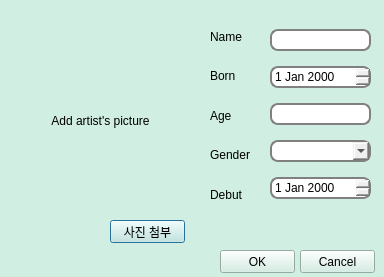
<?xml version="1.0" encoding="UTF-8"?>
<ui version="4.0">
 <class>AddSingerWidget</class>
 <widget class="QDialog" name="AddSingerWidget">
  <property name="geometry">
   <rect>
    <x>0</x>
    <y>0</y>
    <width>384</width>
    <height>277</height>
   </rect>
  </property>
  <property name="palette">
   <palette>
    <active>
     <colorrole role="WindowText">
      <brush brushstyle="SolidPattern">
       <color alpha="255">
        <red>0</red>
        <green>0</green>
        <blue>0</blue>
       </color>
      </brush>
     </colorrole>
     <colorrole role="Button">
      <brush brushstyle="SolidPattern">
       <color alpha="255">
        <red>208</red>
        <green>238</green>
        <blue>226</blue>
       </color>
      </brush>
     </colorrole>
     <colorrole role="Light">
      <brush brushstyle="SolidPattern">
       <color alpha="255">
        <red>255</red>
        <green>255</green>
        <blue>255</blue>
       </color>
      </brush>
     </colorrole>
     <colorrole role="Midlight">
      <brush brushstyle="SolidPattern">
       <color alpha="255">
        <red>231</red>
        <green>246</green>
        <blue>240</blue>
       </color>
      </brush>
     </colorrole>
     <colorrole role="Dark">
      <brush brushstyle="SolidPattern">
       <color alpha="255">
        <red>104</red>
        <green>119</green>
        <blue>113</blue>
       </color>
      </brush>
     </colorrole>
     <colorrole role="Mid">
      <brush brushstyle="SolidPattern">
       <color alpha="255">
        <red>139</red>
        <green>159</green>
        <blue>151</blue>
       </color>
      </brush>
     </colorrole>
     <colorrole role="Text">
      <brush brushstyle="SolidPattern">
       <color alpha="255">
        <red>0</red>
        <green>0</green>
        <blue>0</blue>
       </color>
      </brush>
     </colorrole>
     <colorrole role="BrightText">
      <brush brushstyle="SolidPattern">
       <color alpha="255">
        <red>255</red>
        <green>255</green>
        <blue>255</blue>
       </color>
      </brush>
     </colorrole>
     <colorrole role="ButtonText">
      <brush brushstyle="SolidPattern">
       <color alpha="255">
        <red>0</red>
        <green>0</green>
        <blue>0</blue>
       </color>
      </brush>
     </colorrole>
     <colorrole role="Base">
      <brush brushstyle="SolidPattern">
       <color alpha="255">
        <red>255</red>
        <green>255</green>
        <blue>255</blue>
       </color>
      </brush>
     </colorrole>
     <colorrole role="Window">
      <brush brushstyle="SolidPattern">
       <color alpha="255">
        <red>208</red>
        <green>238</green>
        <blue>226</blue>
       </color>
      </brush>
     </colorrole>
     <colorrole role="Shadow">
      <brush brushstyle="SolidPattern">
       <color alpha="255">
        <red>0</red>
        <green>0</green>
        <blue>0</blue>
       </color>
      </brush>
     </colorrole>
     <colorrole role="AlternateBase">
      <brush brushstyle="SolidPattern">
       <color alpha="255">
        <red>231</red>
        <green>246</green>
        <blue>240</blue>
       </color>
      </brush>
     </colorrole>
     <colorrole role="ToolTipBase">
      <brush brushstyle="SolidPattern">
       <color alpha="255">
        <red>255</red>
        <green>255</green>
        <blue>220</blue>
       </color>
      </brush>
     </colorrole>
     <colorrole role="ToolTipText">
      <brush brushstyle="SolidPattern">
       <color alpha="255">
        <red>0</red>
        <green>0</green>
        <blue>0</blue>
       </color>
      </brush>
     </colorrole>
     <colorrole role="PlaceholderText">
      <brush brushstyle="SolidPattern">
       <color alpha="128">
        <red>0</red>
        <green>0</green>
        <blue>0</blue>
       </color>
      </brush>
     </colorrole>
    </active>
    <inactive>
     <colorrole role="WindowText">
      <brush brushstyle="SolidPattern">
       <color alpha="255">
        <red>0</red>
        <green>0</green>
        <blue>0</blue>
       </color>
      </brush>
     </colorrole>
     <colorrole role="Button">
      <brush brushstyle="SolidPattern">
       <color alpha="255">
        <red>208</red>
        <green>238</green>
        <blue>226</blue>
       </color>
      </brush>
     </colorrole>
     <colorrole role="Light">
      <brush brushstyle="SolidPattern">
       <color alpha="255">
        <red>255</red>
        <green>255</green>
        <blue>255</blue>
       </color>
      </brush>
     </colorrole>
     <colorrole role="Midlight">
      <brush brushstyle="SolidPattern">
       <color alpha="255">
        <red>231</red>
        <green>246</green>
        <blue>240</blue>
       </color>
      </brush>
     </colorrole>
     <colorrole role="Dark">
      <brush brushstyle="SolidPattern">
       <color alpha="255">
        <red>104</red>
        <green>119</green>
        <blue>113</blue>
       </color>
      </brush>
     </colorrole>
     <colorrole role="Mid">
      <brush brushstyle="SolidPattern">
       <color alpha="255">
        <red>139</red>
        <green>159</green>
        <blue>151</blue>
       </color>
      </brush>
     </colorrole>
     <colorrole role="Text">
      <brush brushstyle="SolidPattern">
       <color alpha="255">
        <red>0</red>
        <green>0</green>
        <blue>0</blue>
       </color>
      </brush>
     </colorrole>
     <colorrole role="BrightText">
      <brush brushstyle="SolidPattern">
       <color alpha="255">
        <red>255</red>
        <green>255</green>
        <blue>255</blue>
       </color>
      </brush>
     </colorrole>
     <colorrole role="ButtonText">
      <brush brushstyle="SolidPattern">
       <color alpha="255">
        <red>0</red>
        <green>0</green>
        <blue>0</blue>
       </color>
      </brush>
     </colorrole>
     <colorrole role="Base">
      <brush brushstyle="SolidPattern">
       <color alpha="255">
        <red>255</red>
        <green>255</green>
        <blue>255</blue>
       </color>
      </brush>
     </colorrole>
     <colorrole role="Window">
      <brush brushstyle="SolidPattern">
       <color alpha="255">
        <red>208</red>
        <green>238</green>
        <blue>226</blue>
       </color>
      </brush>
     </colorrole>
     <colorrole role="Shadow">
      <brush brushstyle="SolidPattern">
       <color alpha="255">
        <red>0</red>
        <green>0</green>
        <blue>0</blue>
       </color>
      </brush>
     </colorrole>
     <colorrole role="AlternateBase">
      <brush brushstyle="SolidPattern">
       <color alpha="255">
        <red>231</red>
        <green>246</green>
        <blue>240</blue>
       </color>
      </brush>
     </colorrole>
     <colorrole role="ToolTipBase">
      <brush brushstyle="SolidPattern">
       <color alpha="255">
        <red>255</red>
        <green>255</green>
        <blue>220</blue>
       </color>
      </brush>
     </colorrole>
     <colorrole role="ToolTipText">
      <brush brushstyle="SolidPattern">
       <color alpha="255">
        <red>0</red>
        <green>0</green>
        <blue>0</blue>
       </color>
      </brush>
     </colorrole>
     <colorrole role="PlaceholderText">
      <brush brushstyle="SolidPattern">
       <color alpha="128">
        <red>0</red>
        <green>0</green>
        <blue>0</blue>
       </color>
      </brush>
     </colorrole>
    </inactive>
    <disabled>
     <colorrole role="WindowText">
      <brush brushstyle="SolidPattern">
       <color alpha="255">
        <red>104</red>
        <green>119</green>
        <blue>113</blue>
       </color>
      </brush>
     </colorrole>
     <colorrole role="Button">
      <brush brushstyle="SolidPattern">
       <color alpha="255">
        <red>208</red>
        <green>238</green>
        <blue>226</blue>
       </color>
      </brush>
     </colorrole>
     <colorrole role="Light">
      <brush brushstyle="SolidPattern">
       <color alpha="255">
        <red>255</red>
        <green>255</green>
        <blue>255</blue>
       </color>
      </brush>
     </colorrole>
     <colorrole role="Midlight">
      <brush brushstyle="SolidPattern">
       <color alpha="255">
        <red>231</red>
        <green>246</green>
        <blue>240</blue>
       </color>
      </brush>
     </colorrole>
     <colorrole role="Dark">
      <brush brushstyle="SolidPattern">
       <color alpha="255">
        <red>104</red>
        <green>119</green>
        <blue>113</blue>
       </color>
      </brush>
     </colorrole>
     <colorrole role="Mid">
      <brush brushstyle="SolidPattern">
       <color alpha="255">
        <red>139</red>
        <green>159</green>
        <blue>151</blue>
       </color>
      </brush>
     </colorrole>
     <colorrole role="Text">
      <brush brushstyle="SolidPattern">
       <color alpha="255">
        <red>104</red>
        <green>119</green>
        <blue>113</blue>
       </color>
      </brush>
     </colorrole>
     <colorrole role="BrightText">
      <brush brushstyle="SolidPattern">
       <color alpha="255">
        <red>255</red>
        <green>255</green>
        <blue>255</blue>
       </color>
      </brush>
     </colorrole>
     <colorrole role="ButtonText">
      <brush brushstyle="SolidPattern">
       <color alpha="255">
        <red>104</red>
        <green>119</green>
        <blue>113</blue>
       </color>
      </brush>
     </colorrole>
     <colorrole role="Base">
      <brush brushstyle="SolidPattern">
       <color alpha="255">
        <red>208</red>
        <green>238</green>
        <blue>226</blue>
       </color>
      </brush>
     </colorrole>
     <colorrole role="Window">
      <brush brushstyle="SolidPattern">
       <color alpha="255">
        <red>208</red>
        <green>238</green>
        <blue>226</blue>
       </color>
      </brush>
     </colorrole>
     <colorrole role="Shadow">
      <brush brushstyle="SolidPattern">
       <color alpha="255">
        <red>0</red>
        <green>0</green>
        <blue>0</blue>
       </color>
      </brush>
     </colorrole>
     <colorrole role="AlternateBase">
      <brush brushstyle="SolidPattern">
       <color alpha="255">
        <red>208</red>
        <green>238</green>
        <blue>226</blue>
       </color>
      </brush>
     </colorrole>
     <colorrole role="ToolTipBase">
      <brush brushstyle="SolidPattern">
       <color alpha="255">
        <red>255</red>
        <green>255</green>
        <blue>220</blue>
       </color>
      </brush>
     </colorrole>
     <colorrole role="ToolTipText">
      <brush brushstyle="SolidPattern">
       <color alpha="255">
        <red>0</red>
        <green>0</green>
        <blue>0</blue>
       </color>
      </brush>
     </colorrole>
     <colorrole role="PlaceholderText">
      <brush brushstyle="SolidPattern">
       <color alpha="128">
        <red>0</red>
        <green>0</green>
        <blue>0</blue>
       </color>
      </brush>
     </colorrole>
    </disabled>
   </palette>
  </property>
  <property name="windowTitle">
   <string>Dialog</string>
  </property>
  <property name="styleSheet">
   <string notr="true"/>
  </property>
  <widget class="QLabel" name="singerpicture">
   <property name="geometry">
    <rect>
     <x>20</x>
     <y>20</y>
     <width>161</width>
     <height>201</height>
    </rect>
   </property>
   <property name="palette">
    <palette>
     <active>
      <colorrole role="WindowText">
       <brush brushstyle="SolidPattern">
        <color alpha="255">
         <red>0</red>
         <green>0</green>
         <blue>0</blue>
        </color>
       </brush>
      </colorrole>
      <colorrole role="Button">
       <brush brushstyle="SolidPattern">
        <color alpha="255">
         <red>255</red>
         <green>255</green>
         <blue>255</blue>
        </color>
       </brush>
      </colorrole>
      <colorrole role="Light">
       <brush brushstyle="SolidPattern">
        <color alpha="255">
         <red>255</red>
         <green>255</green>
         <blue>255</blue>
        </color>
       </brush>
      </colorrole>
      <colorrole role="Midlight">
       <brush brushstyle="SolidPattern">
        <color alpha="255">
         <red>255</red>
         <green>255</green>
         <blue>255</blue>
        </color>
       </brush>
      </colorrole>
      <colorrole role="Dark">
       <brush brushstyle="SolidPattern">
        <color alpha="255">
         <red>127</red>
         <green>127</green>
         <blue>127</blue>
        </color>
       </brush>
      </colorrole>
      <colorrole role="Mid">
       <brush brushstyle="SolidPattern">
        <color alpha="255">
         <red>170</red>
         <green>170</green>
         <blue>170</blue>
        </color>
       </brush>
      </colorrole>
      <colorrole role="Text">
       <brush brushstyle="SolidPattern">
        <color alpha="255">
         <red>0</red>
         <green>0</green>
         <blue>0</blue>
        </color>
       </brush>
      </colorrole>
      <colorrole role="BrightText">
       <brush brushstyle="SolidPattern">
        <color alpha="255">
         <red>255</red>
         <green>255</green>
         <blue>255</blue>
        </color>
       </brush>
      </colorrole>
      <colorrole role="ButtonText">
       <brush brushstyle="SolidPattern">
        <color alpha="255">
         <red>0</red>
         <green>0</green>
         <blue>0</blue>
        </color>
       </brush>
      </colorrole>
      <colorrole role="Base">
       <brush brushstyle="SolidPattern">
        <color alpha="255">
         <red>255</red>
         <green>255</green>
         <blue>255</blue>
        </color>
       </brush>
      </colorrole>
      <colorrole role="Window">
       <brush brushstyle="SolidPattern">
        <color alpha="255">
         <red>255</red>
         <green>255</green>
         <blue>255</blue>
        </color>
       </brush>
      </colorrole>
      <colorrole role="Shadow">
       <brush brushstyle="SolidPattern">
        <color alpha="255">
         <red>0</red>
         <green>0</green>
         <blue>0</blue>
        </color>
       </brush>
      </colorrole>
      <colorrole role="AlternateBase">
       <brush brushstyle="SolidPattern">
        <color alpha="255">
         <red>255</red>
         <green>255</green>
         <blue>255</blue>
        </color>
       </brush>
      </colorrole>
      <colorrole role="ToolTipBase">
       <brush brushstyle="SolidPattern">
        <color alpha="255">
         <red>255</red>
         <green>255</green>
         <blue>220</blue>
        </color>
       </brush>
      </colorrole>
      <colorrole role="ToolTipText">
       <brush brushstyle="SolidPattern">
        <color alpha="255">
         <red>0</red>
         <green>0</green>
         <blue>0</blue>
        </color>
       </brush>
      </colorrole>
      <colorrole role="PlaceholderText">
       <brush brushstyle="SolidPattern">
        <color alpha="128">
         <red>0</red>
         <green>0</green>
         <blue>0</blue>
        </color>
       </brush>
      </colorrole>
     </active>
     <inactive>
      <colorrole role="WindowText">
       <brush brushstyle="SolidPattern">
        <color alpha="255">
         <red>0</red>
         <green>0</green>
         <blue>0</blue>
        </color>
       </brush>
      </colorrole>
      <colorrole role="Button">
       <brush brushstyle="SolidPattern">
        <color alpha="255">
         <red>255</red>
         <green>255</green>
         <blue>255</blue>
        </color>
       </brush>
      </colorrole>
      <colorrole role="Light">
       <brush brushstyle="SolidPattern">
        <color alpha="255">
         <red>255</red>
         <green>255</green>
         <blue>255</blue>
        </color>
       </brush>
      </colorrole>
      <colorrole role="Midlight">
       <brush brushstyle="SolidPattern">
        <color alpha="255">
         <red>255</red>
         <green>255</green>
         <blue>255</blue>
        </color>
       </brush>
      </colorrole>
      <colorrole role="Dark">
       <brush brushstyle="SolidPattern">
        <color alpha="255">
         <red>127</red>
         <green>127</green>
         <blue>127</blue>
        </color>
       </brush>
      </colorrole>
      <colorrole role="Mid">
       <brush brushstyle="SolidPattern">
        <color alpha="255">
         <red>170</red>
         <green>170</green>
         <blue>170</blue>
        </color>
       </brush>
      </colorrole>
      <colorrole role="Text">
       <brush brushstyle="SolidPattern">
        <color alpha="255">
         <red>0</red>
         <green>0</green>
         <blue>0</blue>
        </color>
       </brush>
      </colorrole>
      <colorrole role="BrightText">
       <brush brushstyle="SolidPattern">
        <color alpha="255">
         <red>255</red>
         <green>255</green>
         <blue>255</blue>
        </color>
       </brush>
      </colorrole>
      <colorrole role="ButtonText">
       <brush brushstyle="SolidPattern">
        <color alpha="255">
         <red>0</red>
         <green>0</green>
         <blue>0</blue>
        </color>
       </brush>
      </colorrole>
      <colorrole role="Base">
       <brush brushstyle="SolidPattern">
        <color alpha="255">
         <red>255</red>
         <green>255</green>
         <blue>255</blue>
        </color>
       </brush>
      </colorrole>
      <colorrole role="Window">
       <brush brushstyle="SolidPattern">
        <color alpha="255">
         <red>255</red>
         <green>255</green>
         <blue>255</blue>
        </color>
       </brush>
      </colorrole>
      <colorrole role="Shadow">
       <brush brushstyle="SolidPattern">
        <color alpha="255">
         <red>0</red>
         <green>0</green>
         <blue>0</blue>
        </color>
       </brush>
      </colorrole>
      <colorrole role="AlternateBase">
       <brush brushstyle="SolidPattern">
        <color alpha="255">
         <red>255</red>
         <green>255</green>
         <blue>255</blue>
        </color>
       </brush>
      </colorrole>
      <colorrole role="ToolTipBase">
       <brush brushstyle="SolidPattern">
        <color alpha="255">
         <red>255</red>
         <green>255</green>
         <blue>220</blue>
        </color>
       </brush>
      </colorrole>
      <colorrole role="ToolTipText">
       <brush brushstyle="SolidPattern">
        <color alpha="255">
         <red>0</red>
         <green>0</green>
         <blue>0</blue>
        </color>
       </brush>
      </colorrole>
      <colorrole role="PlaceholderText">
       <brush brushstyle="SolidPattern">
        <color alpha="128">
         <red>0</red>
         <green>0</green>
         <blue>0</blue>
        </color>
       </brush>
      </colorrole>
     </inactive>
     <disabled>
      <colorrole role="WindowText">
       <brush brushstyle="SolidPattern">
        <color alpha="255">
         <red>127</red>
         <green>127</green>
         <blue>127</blue>
        </color>
       </brush>
      </colorrole>
      <colorrole role="Button">
       <brush brushstyle="SolidPattern">
        <color alpha="255">
         <red>255</red>
         <green>255</green>
         <blue>255</blue>
        </color>
       </brush>
      </colorrole>
      <colorrole role="Light">
       <brush brushstyle="SolidPattern">
        <color alpha="255">
         <red>255</red>
         <green>255</green>
         <blue>255</blue>
        </color>
       </brush>
      </colorrole>
      <colorrole role="Midlight">
       <brush brushstyle="SolidPattern">
        <color alpha="255">
         <red>255</red>
         <green>255</green>
         <blue>255</blue>
        </color>
       </brush>
      </colorrole>
      <colorrole role="Dark">
       <brush brushstyle="SolidPattern">
        <color alpha="255">
         <red>127</red>
         <green>127</green>
         <blue>127</blue>
        </color>
       </brush>
      </colorrole>
      <colorrole role="Mid">
       <brush brushstyle="SolidPattern">
        <color alpha="255">
         <red>170</red>
         <green>170</green>
         <blue>170</blue>
        </color>
       </brush>
      </colorrole>
      <colorrole role="Text">
       <brush brushstyle="SolidPattern">
        <color alpha="255">
         <red>127</red>
         <green>127</green>
         <blue>127</blue>
        </color>
       </brush>
      </colorrole>
      <colorrole role="BrightText">
       <brush brushstyle="SolidPattern">
        <color alpha="255">
         <red>255</red>
         <green>255</green>
         <blue>255</blue>
        </color>
       </brush>
      </colorrole>
      <colorrole role="ButtonText">
       <brush brushstyle="SolidPattern">
        <color alpha="255">
         <red>127</red>
         <green>127</green>
         <blue>127</blue>
        </color>
       </brush>
      </colorrole>
      <colorrole role="Base">
       <brush brushstyle="SolidPattern">
        <color alpha="255">
         <red>255</red>
         <green>255</green>
         <blue>255</blue>
        </color>
       </brush>
      </colorrole>
      <colorrole role="Window">
       <brush brushstyle="SolidPattern">
        <color alpha="255">
         <red>255</red>
         <green>255</green>
         <blue>255</blue>
        </color>
       </brush>
      </colorrole>
      <colorrole role="Shadow">
       <brush brushstyle="SolidPattern">
        <color alpha="255">
         <red>0</red>
         <green>0</green>
         <blue>0</blue>
        </color>
       </brush>
      </colorrole>
      <colorrole role="AlternateBase">
       <brush brushstyle="SolidPattern">
        <color alpha="255">
         <red>255</red>
         <green>255</green>
         <blue>255</blue>
        </color>
       </brush>
      </colorrole>
      <colorrole role="ToolTipBase">
       <brush brushstyle="SolidPattern">
        <color alpha="255">
         <red>255</red>
         <green>255</green>
         <blue>220</blue>
        </color>
       </brush>
      </colorrole>
      <colorrole role="ToolTipText">
       <brush brushstyle="SolidPattern">
        <color alpha="255">
         <red>0</red>
         <green>0</green>
         <blue>0</blue>
        </color>
       </brush>
      </colorrole>
      <colorrole role="PlaceholderText">
       <brush brushstyle="SolidPattern">
        <color alpha="128">
         <red>0</red>
         <green>0</green>
         <blue>0</blue>
        </color>
       </brush>
      </colorrole>
     </disabled>
    </palette>
   </property>
   <property name="text">
    <string>Add artist's picture</string>
   </property>
   <property name="alignment">
    <set>Qt::AlignCenter</set>
   </property>
  </widget>
  <widget class="QPushButton" name="pictureadd">
   <property name="geometry">
    <rect>
     <x>110</x>
     <y>220</y>
     <width>75</width>
     <height>23</height>
    </rect>
   </property>
   <property name="styleSheet">
    <string notr="true"/>
   </property>
   <property name="text">
    <string>사진 첨부</string>
   </property>
  </widget>
  <widget class="QWidget" name="layoutWidget">
   <property name="geometry">
    <rect>
     <x>270</x>
     <y>20</y>
     <width>101</width>
     <height>191</height>
    </rect>
   </property>
   <layout class="QVBoxLayout" name="verticalLayout_2">
    <item>
     <widget class="QLineEdit" name="nameEdit">
      <property name="styleSheet">
       <string notr="true">QLineEdit
 {
padding: 1px;
border-style: solid;
border: 2px solid gray;
border-radius: 8px;
}</string>
      </property>
     </widget>
    </item>
    <item>
     <widget class="QDateEdit" name="bornEdit">
      <property name="styleSheet">
       <string notr="true">QDateEdit
 {
padding: 1px;
border-style: solid;
border: 2px solid gray;
border-radius: 8px;
}</string>
      </property>
     </widget>
    </item>
    <item>
     <widget class="QLineEdit" name="ageEdit">
      <property name="enabled">
       <bool>false</bool>
      </property>
      <property name="styleSheet">
       <string notr="true">QLineEdit
 {
padding: 1px;
border-style: solid;
border: 2px solid gray;
border-radius: 8px;
}</string>
      </property>
      <property name="readOnly">
       <bool>true</bool>
      </property>
     </widget>
    </item>
    <item>
     <widget class="QComboBox" name="genderBox">
      <property name="styleSheet">
       <string notr="true">QComboBox
 {
padding: 1px;
border-style: solid;
border: 2px solid gray;
border-radius: 8px;
}</string>
      </property>
      <item>
       <property name="text">
        <string/>
       </property>
      </item>
      <item>
       <property name="text">
        <string>Female</string>
       </property>
      </item>
      <item>
       <property name="text">
        <string>Male</string>
       </property>
      </item>
     </widget>
    </item>
    <item>
     <widget class="QDateEdit" name="debutEdit">
      <property name="styleSheet">
       <string notr="true">QDateEdit
 {
padding: 1px;
border-style: solid;
border: 2px solid gray;
border-radius: 8px;
}</string>
      </property>
     </widget>
    </item>
   </layout>
  </widget>
  <widget class="QWidget" name="layoutWidget">
   <property name="geometry">
    <rect>
     <x>210</x>
     <y>20</y>
     <width>51</width>
     <height>191</height>
    </rect>
   </property>
   <layout class="QVBoxLayout" name="verticalLayout">
    <item>
     <widget class="QLabel" name="name">
      <property name="text">
       <string>Name</string>
      </property>
     </widget>
    </item>
    <item>
     <widget class="QLabel" name="bron">
      <property name="text">
       <string>Born</string>
      </property>
     </widget>
    </item>
    <item>
     <widget class="QLabel" name="age">
      <property name="text">
       <string>Age</string>
      </property>
     </widget>
    </item>
    <item>
     <widget class="QLabel" name="gender">
      <property name="text">
       <string>Gender</string>
      </property>
     </widget>
    </item>
    <item>
     <widget class="QLabel" name="debut">
      <property name="text">
       <string>Debut</string>
      </property>
     </widget>
    </item>
   </layout>
  </widget>
  <widget class="QPushButton" name="ok">
   <property name="geometry">
    <rect>
     <x>220</x>
     <y>250</y>
     <width>75</width>
     <height>23</height>
    </rect>
   </property>
   <property name="text">
    <string>OK</string>
   </property>
  </widget>
  <widget class="QPushButton" name="cancel">
   <property name="geometry">
    <rect>
     <x>300</x>
     <y>250</y>
     <width>75</width>
     <height>23</height>
    </rect>
   </property>
   <property name="text">
    <string>Cancel</string>
   </property>
  </widget>
 </widget>
 <resources/>
 <connections/>
</ui>
